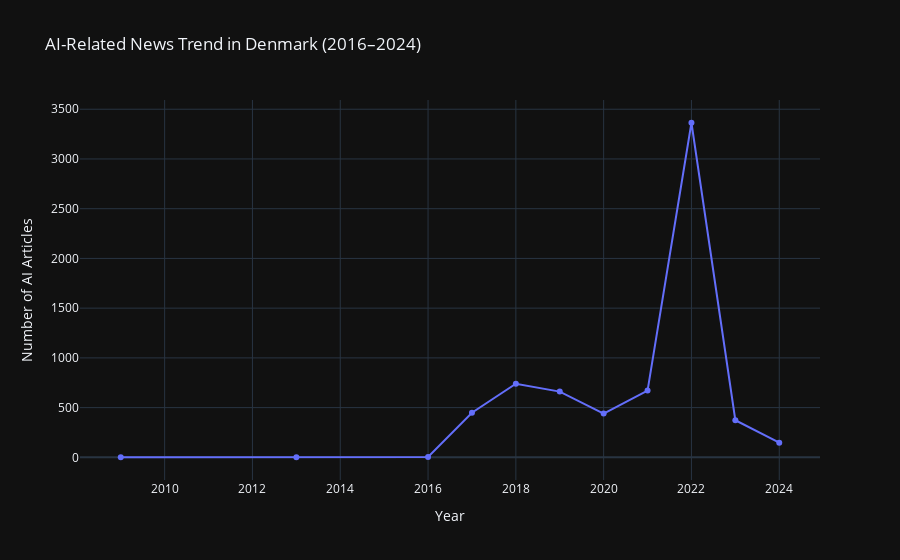
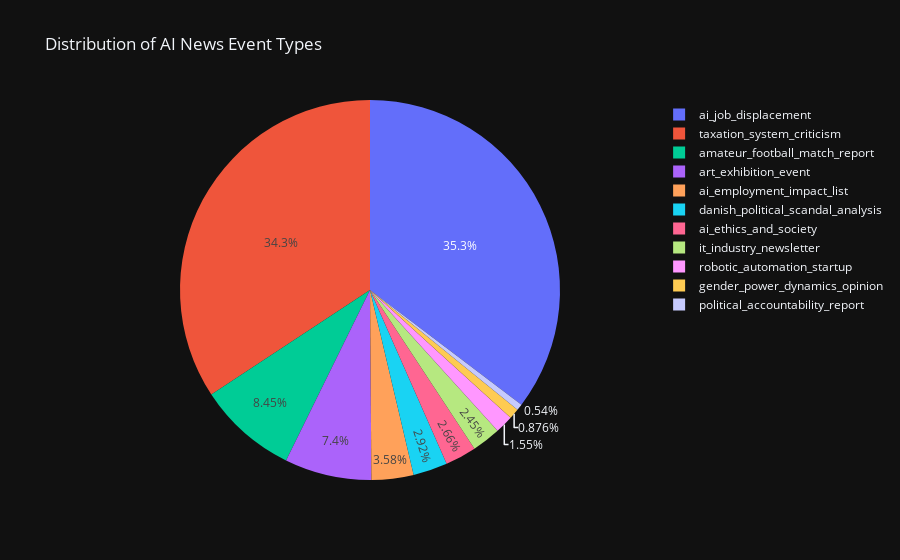
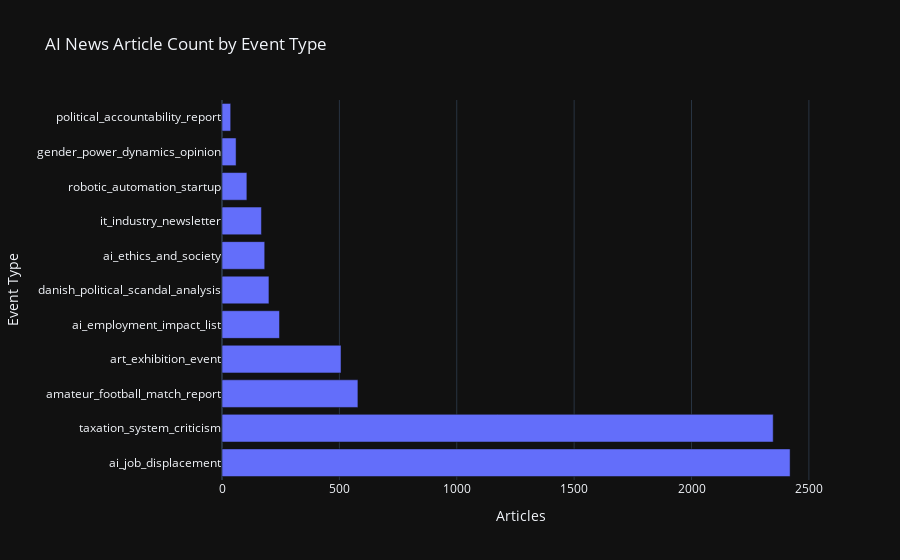

Notebook source saved alongside these figures, in order:
### Code cell
import kaleido
fig_dir = r"C:\Users\qswwq\Documents\semesterproject\figures"
df_ai = df[df["is_ai"] == True]         # <-- FIXED
event_counts = df_ai["event_type"].value_counts()
df["year"] = pd.to_datetime(df["published_date"]).dt.year
trend = df.groupby("year").size().reset_index(name="count")

# ----------------------------------------
# 1. AI Trend by Year
# ----------------------------------------
fig1 = px.line(
    trend.reset_index(),
    x="year",
    y="count",
    markers=True,
    title="AI-Related News Trend in Denmark (2016–2024)"
)
fig1.update_layout(
    xaxis_title="Year",
    yaxis_title="Number of AI Articles"
)
fig1.show()
fig1.write_image(os.path.join(fig_dir, "01_ai_trend_year.png"))

# ----------------------------------------
# 2. AI Event Type Distribution
# ----------------------------------------
fig2 = px.pie(
    names=event_counts.index,
    values=event_counts.values,
    title="Distribution of AI News Event Types"
)
fig2.show()
fig2.write_image(os.path.join(fig_dir, "02_ai_event_pie.png"))

fig2b = px.bar(
    x=event_counts.values,
    y=event_counts.index,
    orientation="h",
    title="AI News Article Count by Event Type",
    labels={"x": "Articles", "y": "Event Type"}
)
fig2b.show()
fig2b.write_image(os.path.join(fig_dir, "02_ai_event_bar.png"))

# ----------------------------------------
# 3. Company Mention Heatmap
# ----------------------------------------
heat = df_ai.pivot_table(
    index="year",
    columns="publisher",
    values="title",          # or "plain_text", doesn't matter
    aggfunc="count",
    fill_value=0
)
fig3 = px.imshow(
    heat,
    text_auto=True,
    color_continuous_scale="YlOrRd",
    title="Company Mentions in AI News (Year × Company)"
)
fig3.update_layout(
    xaxis_title="Company",
    yaxis_title="Year"
)
fig3.show()
fig3.write_image(os.path.join(fig_dir, "03_company_year_heatmap.png"))

# ----------------------------------------
# 4. distribution of ai event types by publisher
# ----------------------------------------
df_event_pub = df_ai.groupby(["publisher", "event_type"]).size().reset_index(name="count")
fig4 = px.bar(
    df_event_pub,
    x="publisher",
    y="count",
    color="event_type",
    title="AI Event Types by Publisher",
    labels={"count": "Number of Articles", "publisher": "Publisher", "event_type": "Event Type"},
    barmode="stack"
)
fig4.show()

### Figure 1 — Plotly figure (JSON) as saved in the notebook; plotly's stock layout.template omitted (floating-point values rounded to 4 significant figures)
{"data": [{"hovertemplate": "year=%{x}<br>count=%{y}<extra></extra>", "legendgroup": "", "line": {"color": "#636efa", "dash": "solid"}, "marker": {"symbol": "circle"}, "mode": "lines+markers", "name": "", "orientation": "v", "showlegend": false, "x": [2009, 2013, 2016, 2017, 2018, 2019, 2020, 2021, 2022, 2023, 2024], "xaxis": "x", "y": [1, 2, 4, 449, 740, 661, 440, 671, 3364, 373, 147], "yaxis": "y", "type": "scatter"}], "layout": {"xaxis": {"anchor": "y", "domain": [0.0, 1.0], "title": {"text": "Year"}}, "yaxis": {"anchor": "x", "domain": [0.0, 1.0], "title": {"text": "Number of AI Articles"}}, "legend": {"tracegroupgap": 0}, "title": {"text": "AI-Related News Trend in Denmark (2016–2024)"}}}

### Figure 2 — Plotly figure (JSON) as saved in the notebook; plotly's stock layout.template omitted (floating-point values rounded to 4 significant figures)
{"data": [{"domain": {"x": [0.0, 1.0], "y": [0.0, 1.0]}, "hovertemplate": "label=%{label}<br>value=%{value}<extra></extra>", "labels": ["ai_job_displacement", "taxation_system_criticism", "amateur_football_match_report", "art_exhibition_event", "ai_employment_impact_list", "danish_political_scandal_analysis", "ai_ethics_and_society", "it_industry_newsletter", "robotic_automation_startup", "gender_power_dynamics_opinion", "political_accountability_report"], "legendgroup": "", "name": "", "showlegend": true, "values": [2420, 2348, 579, 507, 245, 200, 182, 168, 106, 60, 37], "type": "pie"}], "layout": {"legend": {"tracegroupgap": 0}, "title": {"text": "Distribution of AI News Event Types"}}}

### Figure 3 — Plotly figure (JSON) as saved in the notebook; plotly's stock layout.template omitted (floating-point values rounded to 4 significant figures)
{"data": [{"hovertemplate": "Articles=%{x}<br>Event Type=%{y}<extra></extra>", "legendgroup": "", "marker": {"color": "#636efa", "pattern": {"shape": ""}}, "name": "", "orientation": "h", "showlegend": false, "textposition": "auto", "x": [2420, 2348, 579, 507, 245, 200, 182, 168, 106, 60, 37], "xaxis": "x", "y": ["ai_job_displacement", "taxation_system_criticism", "amateur_football_match_report", "art_exhibition_event", "ai_employment_impact_list", "danish_political_scandal_analysis", "ai_ethics_and_society", "it_industry_newsletter", "robotic_automation_startup", "gender_power_dynamics_opinion", "political_accountability_report"], "yaxis": "y", "type": "bar"}], "layout": {"xaxis": {"anchor": "y", "domain": [0.0, 1.0], "title": {"text": "Articles"}}, "yaxis": {"anchor": "x", "domain": [0.0, 1.0], "title": {"text": "Event Type"}}, "legend": {"tracegroupgap": 0}, "title": {"text": "AI News Article Count by Event Type"}, "barmode": "relative"}}
